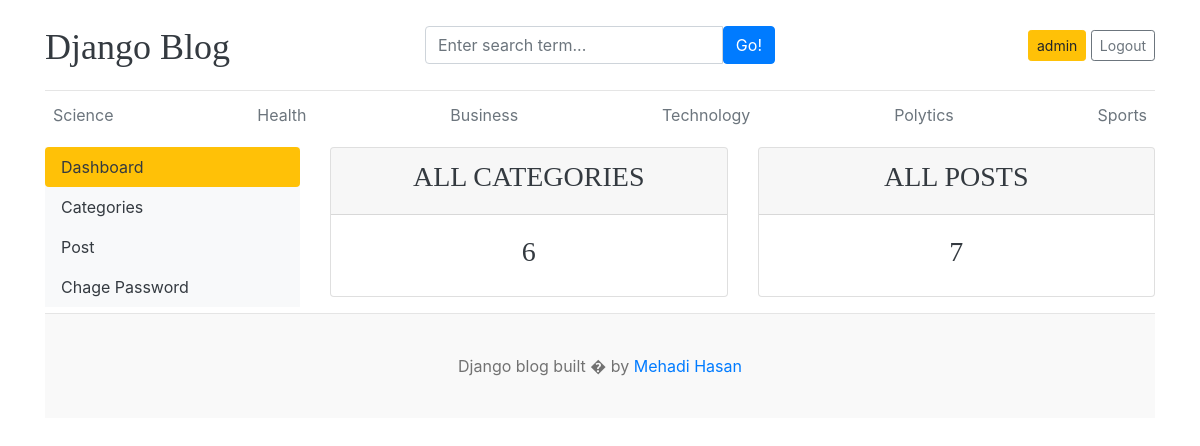
The page /dashboard/ (signed in) on the database its author committed.
### blog/models.py (models this page shows, shortened)
class Category(models.Model):
    category_name = models.CharField(max_length=100,unique=True)
    created_at = models.DateField(auto_now_add=True)
    updated_at = models.DateField(auto_now=True)
    class Meta:
        verbose_name_plural = 'Categories'

### dashboard/views.py (the view)
# urls.py: path('dashboard/',include('dashboard.urls')),
@login_required
def dashboard(request):
    category_count = Category.objects.all().count()
    blog_count = Blog.objects.all().count()
    print(request.path)
    context = {
        'category_count':category_count,
        'blog_count':blog_count
    }
    return render(request,'dashboard.html',context)

### blog/context_processors.py (called while the page is built)
def get_categories(request):
    category = models.Category.objects.all()
    return dict(category=category)

### dashboard/templates/dashboard.html
{% extends "base-dashboard.html" %}
{% block dashboard%}
<div class="col-md-9">
    <div class="row">
        <div class="col">
            <div class="card border-default mb-3">
                <div class="card-header text-center text-uppercase font-weight-bold">
                    <h3 class="text-dark">ALL Categories</h3>
                </div>
                <div class="card-body text-dark">
                    <h3 class="cart-title text-center">{{  category_count }}</h3>
                </div>
            </div>
        </div>
        <div class="col">
            <div class="card border-default mb-3">
                <div class="card-header text-center text-uppercase font-weight-bold">
                    <h3 class="text-dark">ALL Posts</h3>
                </div>
                <div class="card-body text-dark">
                    <h3 class="cart-title text-center">{{blog_count}}</h3>
                </div>
            </div>
        </div>
    </div>
</div>
{% endblock %}

### blog/templates/header.html (shortened to what this page needs)
{% load static%}
<!DOCTYPE html>
<html lang="en">
  <head>
    <link
      href="https://getbootstrap.com/docs/4.0/dist/css/bootstrap.min.css"
      rel="stylesheet"
    />
    <link href="{% static 'css/blog.css'%}" rel="stylesheet" />
  </head>
  <body>
    <div class="container">
      <header class="blog-header py-3">
        <div class="row flex-nowrap justify-content-between align-items-center">
          <div class="col-4 pt-1">
            <a class="blog-header-logo text-dark" href="/">Django Blog</a>
          </div>
          <div class="col-4">
            <form action="{% url 'search' %}" method="GET">
              <div class="input-group">
                <input class="form-control" type="text" placeholder="Enter search term..." aria-label="Enter search term..." aria-describedby="button-search" name="keyword"/>
                <button class="btn btn-primary" id="button-search" type="submit">Go!</button>
            </div>
            </form>
          </div>
          <div class="col-4 d-flex justify-content-end align-items-center">
            {% if request.user.is_authenticated %}
              <a class="btn btn-sm btn-warning" href="{% url "dashboard" %}">{{request.user.username}}</a> &nbsp;
              <a class="btn btn-sm btn-outline-secondary" href="{% url "logout_user" %}">Logout</a>
            {% else %}
              <a class="btn btn-sm btn-warning" href="{% url "login" %}">Login</a> &nbsp;
              <a class="btn btn-sm btn-outline-secondary" href="{% url "registration" %}">Register</a>
            {% endif %}
          </div>
        </div>
      </header>
      <div class="nav-scroller py-1 mb-2">
        <nav class="nav d-flex justify-content-between">
          {% for cat in category%}
          <a class="p-2 text-muted" href="{% url "posts_by_category" cat.id %} ">{{ cat.category_name }}</a>
          {% endfor%}
        </nav>
      </div>

### blog/static/css/blog.css (style rules this page uses)
.blog-header { border-bottom: 1px solid #e5e5e5; }
.blog-header-logo { font-family: "Playfair Display", Georgia, "Times New Roman", serif; font-size: 2.25rem; }
h1, h2, h3, h4, h5, h6 { font-family: "Playfair Display", Georgia, "Times New Roman", serif; }

### rows shown on the page
Category: category_name "Science"
Category: category_name "Health"
Category: category_name "Business"
Category: category_name "Technology"
Category: category_name "Polytics"
Category: category_name "Sports"

### other values the page prints
{{ request.user.username }} "admin"
{{ category_count }} "6"
{{ blog_count }} "7"
